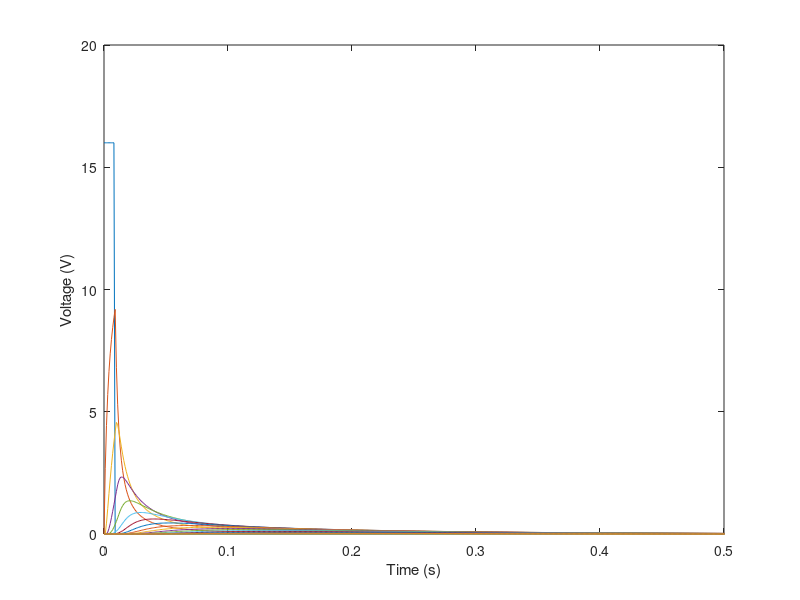

Source code (MATLAB):
N= 17;

dt = 1;   %time step: This should be chosen carefully: remember that the
% in the system is T_fund=RC. If you want to simulate, you should choose
% the time step to be significantly smaller RC, perhaps say, dt=RC/100, see
% below;  but we also have a 10 ms pulse in the system, so let's choose
% dt=0.001
dt=1/1000; % redefinition of dt

V = zeros(10000,N);   %voltage values, go down rows for each time step
%each column is for each V_k
% dV = zeros(size(V)); This is really redundant ( afterwards you can derive
% it from V if you want); just define as a vector as follows:
dV=zeros(1,17);
R = .06;  %I set R=C=1; that is a bit too far from the real time constant 
% in the expeirment, so I reduced C to 0.05 to get closer
C = .1;



t = 0;
Time=linspace(0,10000,17); % I think this is a wrong interpretation of
% linspace. I would define a time axis as after the loop

V(:,1) = 16;  %set V_1 = 16 for each time step
V(:,17) = 0;  %set V_17 = 0 for each time step
dV(:,1) = 0;
dV(:,17) = 0;
%
% the order of operations of the loops should be changed: the inner loop
% (fastest one) should be the spatial part, the outer is the time steps
%
t=dt; % need to initialize
kt=1;
while kt < 10000 % need a discrete index, since the loop refers to
    % matrix elements that depend on the index. To avoid confusion I
    % renamed this to kt
    if t<=10/1000 % need to implement the driving pulse (10ms at 16 Volt)
        V(kt,1)=16;
    else
        V(kt,1)=0;
    end
    for i = 2:16
        % in the following you must make dV(t+1,i) depend on the previous
        % values of V, so the right hand side should have t and NOT t+1; also
        % you cannot use t as a "real" number to index an array, so use k
        % instead
        dV(i) = dt*(V(kt,i-1) - 2*V(kt,i) + V(kt,i+1))/(R*C);%discrete eq
    end
    V(kt+1,:) = V(kt,:) + dV;
    t = t+dt;
    kt=kt+1;
end

Time=(0:dt:t);

%plot voltage as a function of time
figure(1);clf
plot(Time, V(:,:))
xlabel('Time (s)')
ylabel('Voltage (V)')
axis([0,.5,0,20])
